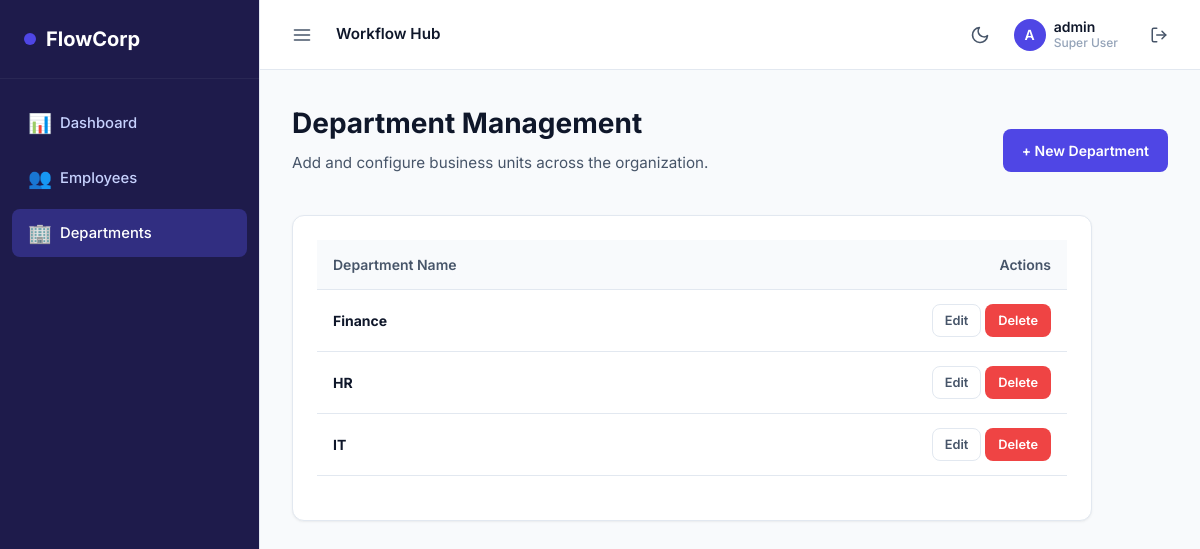
The app's page /departments/ (signed in) with its own data.
### employees/models.py (models this page shows, shortened)
class Employee(models.Model):
    STATUS_CHOICES = [
        ('Active', 'Active'),
        ('Inactive', 'Inactive'),
        ('Resigned', 'Resigned'),
    ]
    ROLE_CHOICES = [
        ('Super User', 'Super User'),
        ('Admin', 'Admin'),
        ('Manager', 'Manager'),
        ('Employee', 'Employee'),
    ]
    employee_id = models.CharField(max_length=20, unique=True, blank=True)
    name = models.CharField(max_length=150)
    hire_date = models.DateField()
    status = models.CharField(max_length=20, choices=STATUS_CHOICES, default='Active')
    position = models.CharField(max_length=100)
    department = models.ForeignKey(Department, on_delete=models.PROTECT, related_name='employees')
    role = models.CharField(max_length=20, choices=ROLE_CHOICES, default='Employee')
    user = models.OneToOneField(User, on_delete=models.CASCADE, related_name='employee', null=True, blank=True)

class Department(models.Model):
    name = models.CharField(max_length=100, unique=True)
    created_at = models.DateTimeField(auto_now_add=True)

### employees/decorators.py (the view)
        def _wrapped_view_func(request, *args, **kwargs):
            if not request.user.is_authenticated:
                return redirect('login')
            if hasattr(request, 'allowed_menus') and menu_name in request.allowed_menus:
                return view_func(request, *args, **kwargs)
            raise PermissionDenied

### employees/models.py (called while the page is built)
    def is_allowed(self, role):
        if role == 'Super User':
            return self.allow_superuser
        elif role == 'Admin':
            return self.allow_admin
        elif role == 'Manager':
            return self.allow_manager
        elif role == 'Employee':
            return self.allow_employee
        return False

### employees/views.py (called while the page is built)
@login_required
@menu_permission_required('departments')
def department_list(request):
    departments = Department.objects.all().order_by('name')
    return render(request, 'employees/department_list.html', {'departments': departments})

### employees/templates/employees/department_list.html (shortened to what this page needs)
{% extends 'employees/base.html' %}
{% block content %}
    <div class="flex-space mb-4">
        <div>
            <h1>Department Management</h1>
            <p class="page-subtitle">Add and configure business units across the organization.</p>
        </div>
        <div>
            <a href="{% url 'department_create' %}" class="btn btn-primary">+ New Department</a>
        </div>
    </div>
    <div class="card" style="max-width: 800px;">
        <table>
            <thead>
                <tr>
                    <th>Department Name</th>
                    <th style="text-align: right;">Actions</th>
                </tr>
            </thead>
            <tbody>
                {% for dept in departments %}
                <tr>
                    <td><strong>{{ dept.name }}</strong></td>
                    <td style="text-align: right;">
                        <a href="{% url 'department_edit' dept.pk %}" class="btn btn-secondary" style="padding: 6px 12px; font-size: 0.8rem; border-color: var(--border);">Edit</a>
                        <a href="{% url 'department_delete' dept.pk %}" class="btn btn-danger" style="padding: 6px 12px; font-size: 0.8rem; background-color: var(--error);">Delete</a>
                    </td>
                </tr>
                {% empty %}
                <tr>
                    <td colspan="2" style="text-align: center; color: var(--text-secondary); padding: 40px;">No departments found.</td>
                </tr>
                {% endfor %}
            </tbody>
        </table>
    </div>
{% endblock %}

### employees/templates/employees/base.html (shortened to what this page needs)
{% load static %}
<!DOCTYPE html>
<html lang="en">
<head>
    <link rel="stylesheet" href="{% static 'employees/css/style.css' %}">
</head>
<body>
    <div class="app-container">
        <aside class="sidebar">
            <div class="sidebar-brand">
                <div class="sidebar-brand-icon"></div>
                <span class="sidebar-brand-name">FlowCorp</span>
            </div>
            <ul class="sidebar-menu">
                <li class="{% if request.resolver_match.view_name == 'dashboard' %}active{% endif %}">
                    <a href="{% url 'dashboard' %}">
                        <span class="icon">📊</span>
                        <span class="label-text">Dashboard</span>
                    </a>
                </li>
                {% if 'employees' in request.allowed_menus %}
                    <li class="{% if 'employee' in request.resolver_match.view_name %}active{% endif %}">
                        <a href="{% url 'employee_list' %}">
                            <span class="icon">👥</span>
                            <span class="label-text">Employees</span>
                        </a>
                    </li>
                {% endif %}
                {% if 'departments' in request.allowed_menus %}
                    <li class="{% if 'department' in request.resolver_match.view_name %}active{% endif %}">
                        <a href="{% url 'department_list' %}">
                            <span class="icon">🏢</span>
                            <span class="label-text">Departments</span>
                        </a>
                    </li>
                {% endif %}
            </ul>
        </aside>
        <div class="main-area">
            <header class="main-header">
                <div class="header-left">
                    <button id="sidebar-toggle" class="icon-btn" title="Toggle Navigation">
                        <svg width="20" height="20" viewBox="0 0 24 24" fill="none" stroke="currentColor" stroke-width="2" stroke-linecap="round" stroke-linejoin="round"><line x1="3" y1="12" x2="21" y2="12"></line><line x1="3" y1="6" x2="21" y2="6"></line><line x1="3" y1="18" x2="21" y2="18"></line></svg>
                    </button>
                    <div style="font-weight: 600; font-size: 0.95rem;">Workflow Hub</div>
                </div>
                <div class="header-right">
                    <button id="theme-toggle" class="icon-btn" title="Toggle Light/Dark Theme">
                        <svg width="20" height="20" viewBox="0 0 24 24" fill="none" stroke="currentColor" stroke-width="2" stroke-linecap="round" stroke-linejoin="round"><path d="M21 12.79A9 9 0 1 1 11.21 3 7 7 0 0 0 21 12.79z"></path></svg>
                    </button>
                    {% if request.user.is_authenticated %}
                        <div class="user-badge">
                            <div class="user-avatar">
                                {{ request.user.username|slice:":1"|upper }}
                            </div>
                            <div style="display:flex; flex-direction:column; line-height:1.2;">
                                <span style="font-weight:600; color:var(--text-primary);">{{ request.user.username }}</span>
                                <span style="font-size:0.75rem; color:var(--text-muted);">{{ request.employee.role|default:"User" }}</span>
                            </div>
                        </div>
                        <a href="{% url 'logout' %}" class="icon-btn" title="Logout" style="margin-left: 8px;">
                            <svg width="18" height="18" viewBox="0 0 24 24" fill="none" stroke="currentColor" stroke-width="2" stroke-linecap="round" stroke-linejoin="round"><path d="M9 21H5a2 2 0 0 1-2-2V5a2 2 0 0 1 2-2h4"></path><polyline points="16 17 21 12 16 7"></polyline><line x1="21" y1="12" x2="9" y2="12"></line></svg>
                        </a>
                    {% endif %}
                </div>
            </header>
            <main class="content-frame">
                {% block content %}
                {% endblock %}
            </main>
        </div>
    </div>
</body>
</html>

### employees/static/employees/css/style.css (style rules this page uses)
:root { --bg-primary: #f8fafc; --bg-secondary: #ffffff; --bg-sidebar: #1e1b4b; --bg-sidebar-active: #312e81; --text-sidebar: #c7d2fe; --text-sidebar-active: #ffffff; --border: #e2e8f0; --text-primary: #0f172a; --text-secondary: #475569; --text-muted: #94a3b8; --accent: #4f46e5; --accent-hover: #4338ca; --success: #10b981; --success-bg: #ecfdf5; --success-border: #a7f3d0; --warning: #f59e0b; --error: #ef4444; --error-bg: #fef2f2; --error-border: #fca5a5; --card-shadow: 0 1px 3px 0 rgba(0, 0, 0, 0.05), 0 1px 2px -1px rgba(0, 0, 0, 0.05); }
* { box-sizing: border-box; margin: 0; padding: 0; }
body { font-family: 'Inter', system-ui, -apple-system, sans-serif; background-color: var(--bg-primary); color: var(--text-primary); line-height: 1.5; transition: background-color 0.2s, color 0.2s; }
.app-container { display: flex; min-height: 100vh; width: 100vw; overflow-x: hidden; }
.sidebar { width: 260px; background-color: var(--bg-sidebar); color: var(--text-sidebar); display: flex; flex-direction: column; flex-shrink: 0; transition: width 0.3s cubic-bezier(0.4, 0, 0.2, 1); border-right: 1px solid var(--border); z-index: 10; }
.sidebar-brand { padding: 24px; font-size: 1.25rem; font-weight: 700; color: #ffffff; display: flex; align-items: center; gap: 10px; border-bottom: 1px solid rgba(255, 255, 255, 0.05); }
.sidebar-brand-icon { width: 12px; height: 12px; background-color: var(--accent); border-radius: 50%; }
.sidebar-menu { list-style: none; padding: 20px 12px; display: flex; flex-direction: column; gap: 6px; }
.sidebar-menu a { display: flex; align-items: center; padding: 10px 16px; color: var(--text-sidebar); text-decoration: none; border-radius: 8px; font-weight: 500; font-size: 0.925rem; transition: all 0.2s; }
.sidebar-menu li.active a { background-color: var(--bg-sidebar-active); color: var(--text-sidebar-active); }
.sidebar-menu a .icon { margin-right: 12px; font-size: 1.2rem; width: 20px; text-align: center; }
.sidebar-menu a .label-text { transition: opacity 0.2s; white-space: nowrap; }
.main-area { flex: 1; display: flex; flex-direction: column; min-width: 0; }
.main-header { background-color: var(--bg-secondary); border-bottom: 1px solid var(--border); padding: 16px 24px; display: flex; justify-content: space-between; align-items: center; height: 70px; }
.header-left { display: flex; align-items: center; gap: 16px; }
.icon-btn { background: none; border: none; cursor: pointer; color: var(--text-secondary); padding: 8px; border-radius: 8px; transition: background-color 0.2s; display: flex; align-items: center; justify-content: center; font-size: 1.25rem; }
.header-right { display: flex; align-items: center; gap: 16px; }
.user-badge { display: flex; align-items: center; gap: 8px; font-size: 0.875rem; font-weight: 500; color: var(--text-secondary); }
.user-avatar { width: 32px; height: 32px; background-color: var(--accent); color: white; border-radius: 50%; display: flex; align-items: center; justify-content: center; font-weight: 600; }
.content-frame { flex: 1; padding: 32px; overflow-y: auto; max-width: 1200px; width: 100%; margin: 0 auto; }
h1 { font-size: 1.75rem; font-weight: 700; margin-bottom: 8px; }
.page-subtitle { color: var(--text-secondary); margin-bottom: 24px; font-size: 0.95rem; }
.btn { display: inline-flex; align-items: center; gap: 8px; padding: 10px 18px; border-radius: 8px; font-size: 0.875rem; font-weight: 600; cursor: pointer; text-decoration: none; transition: background-color 0.15s, border-color 0.15s; border: 1px solid transparent; }
.btn-primary { background-color: var(--accent); color: #ffffff; }
.btn-secondary { background-color: var(--bg-secondary); color: var(--text-secondary); border-color: var(--border); }
.btn-danger { background-color: var(--error); color: #ffffff; }
.card { background-color: var(--bg-secondary); border: 1px solid var(--border); border-radius: 12px; padding: 24px; box-shadow: var(--card-shadow); margin-bottom: 24px; }
.mb-4 { margin-bottom: 16px; }
.flex-space { display: flex; justify-content: space-between; align-items: center; }
table { width: 100%; border-collapse: collapse; margin-bottom: 20px; text-align: left; }
th, td { padding: 14px 16px; border-bottom: 1px solid var(--border); font-size: 0.875rem; }
th { background-color: var(--bg-primary); font-weight: 600; color: var(--text-secondary); }

### records on screen
Employee: employee.role "Super User"
Department: name "Finance"
Department: name "HR"
Department: name "IT"

### other values on screen
{{ request.user.username|slice:":1"|upper }} "A"
{{ request.user.username }} "admin"
